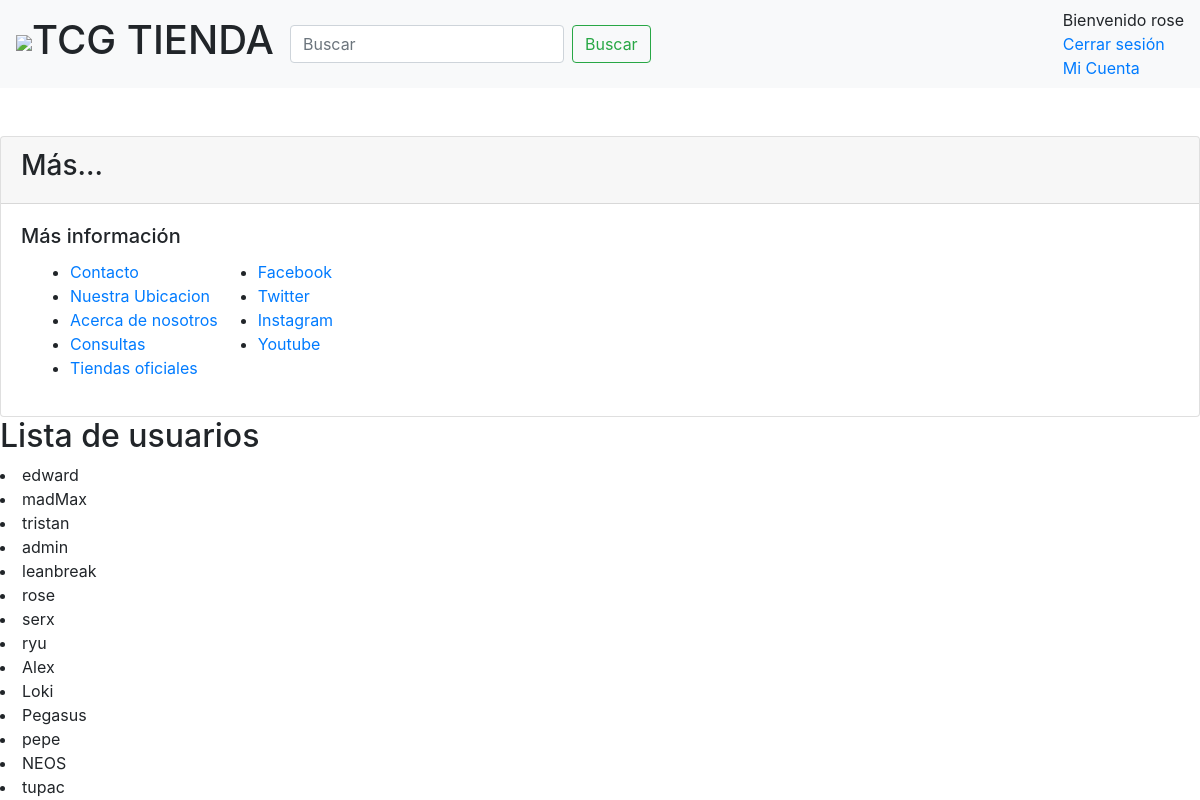
/vistas/pantalla_admin/index.php (signed in), run on the app's committed database.
### tables this page shows
CREATE TABLE `usuarios` (
  `usr_id` int(11) NOT NULL,
  `usr_alias` varchar(50) NOT NULL,
  `usr_apellido` varchar(50) NOT NULL,
  `usr_nombre` varchar(50) NOT NULL,
  `provincia_id` tinyint(4) NOT NULL,
  `email` varchar(50) NOT NULL,
  `password` varchar(20) NOT NULL
);

### vistas/pantalla_admin/index.php (the view, shortened to what this page needs)
<?php
include("vistas/common/base.inc.php");
?>
<body>
	<h2>Lista de usuarios</h2>
	<?php
		$conexion = new mysqli("localhost", "root","","tcgmasterV3");
		$consulta = "SELECT * FROM usuarios ";
		$usuarios= $conexion->query($consulta);
		foreach ($usuarios as $usuario){
			 echo "<li>".$usuario ["usr_alias"]."</li>";
		}
	?>
</body>
</html>

### css/estili.css (style rules this page uses)
body { background-color: "red"; }

### data on the page
usuarios: usr_alias "edward"
usuarios: usr_alias "madMax"
usuarios: usr_alias "tristan"
usuarios: usr_alias "admin"
usuarios: usr_alias "leanbreak"
usuarios: usr_alias "rose"
usuarios: usr_alias "serx"
usuarios: usr_alias "ryu"
usuarios: usr_alias "Alex"
usuarios: usr_alias "Loki"
usuarios: usr_alias "Pegasus"
usuarios: usr_alias "pepe"
usuarios: usr_alias "NEOS"
usuarios: usr_alias "tupac"

### other printed values
$_SESSION["usr_alias"] "rose"
